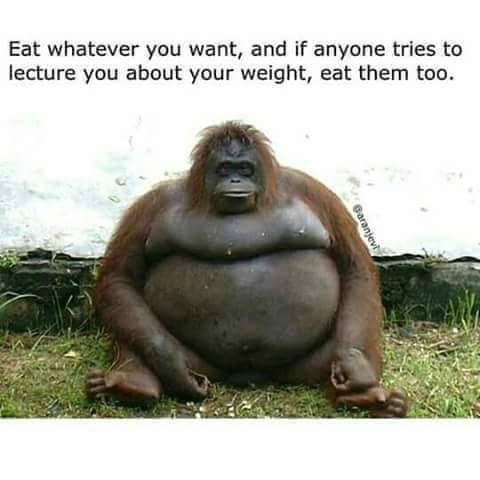
#> input picture ie.murph.images/spudy.jpg, 480 x 480 px
$ python Pillow.py
#> lines starting #> are read from the running program, lines starting #| are printed output that depends on the picture
__author__ = 'Paul'
from PIL import Image

class UsingPillow(object):

    def open_image(self, picture):
#> called with picture = 'spudy.jpg'
        return Image.open(picture)
#> returned value is the input picture: PIL image 480x480 RGB; mean R, G, B 174.1, 174.3, 163.6

    def size_of_image(self, picture):
        print(picture.size)

    def format_of_image(self, picture):
        print(picture.format)

    def show_image(self, picture):
        picture.show()

    def crop_image(self, picture, over_one, down_one, over_two, down_two):
#> called with over_one = 100, down_one = 100, over_two = 300, down_two = 375
        test_area = (100, 100, 300, 375) #100 over and 100 down, 300 over and 375 down
        area = (over_one, down_one, over_two, down_two)
        return picture.crop(area)
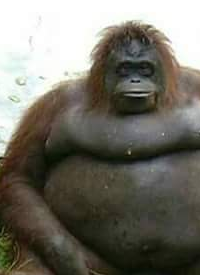
#> returned value: PIL image 200x275 RGB; mean R, G, B 115.1, 112.5, 102.5


#TUTORIAL 43 - Cropping an image
x = UsingPillow()
image = x.open_image("spudy.jpg")
x.show_image(image)
cropped_image_1 = x.crop_image(image, 100, 100, 300, 375)
x.show_image(cropped_image_1)

#TUTORIAL 44 - Cropping and Putting two images together
image_1 = x.open_image("spudy.jpg")
image_2 = x.open_image("me.jpg")
#> call 3 of open_image, with picture = 'me.jpg'
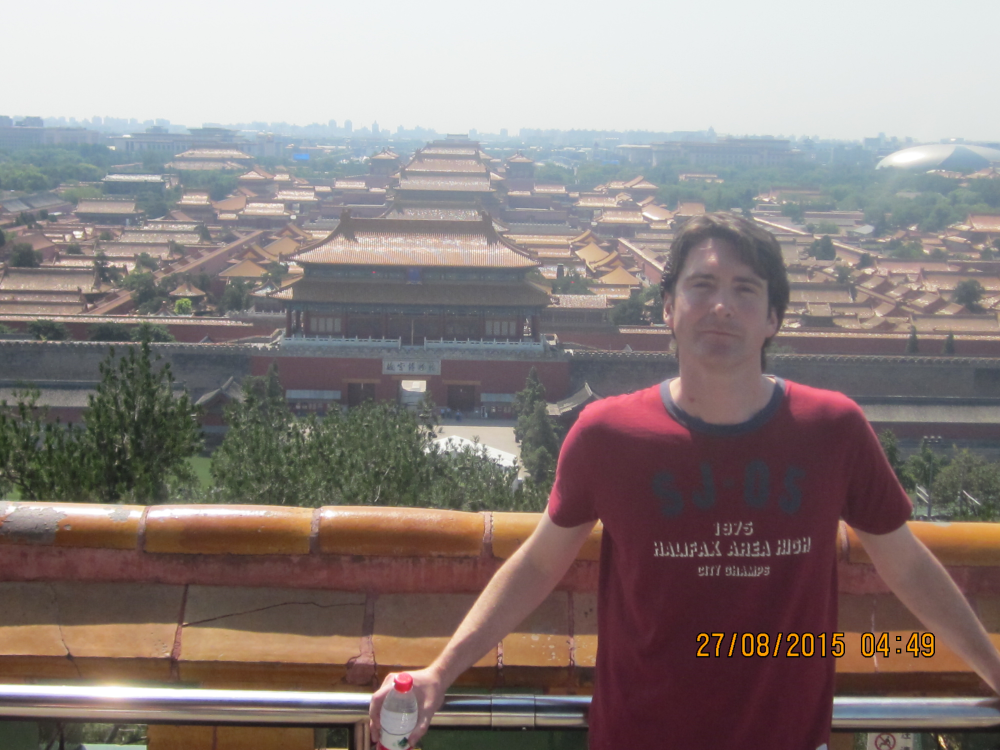
#> input picture ie.murph.images/me.JPG, 4000 x 3000 px, found by its file name (shown at 1/4 size)
#> in open_image, returned value is the input picture: PIL image 4000x3000 RGB; mean R, G, B 139, 127.5, 125.3
image_3 = x.open_image("ismise.jpg")
#> call 4 of open_image, with picture = 'ismise.jpg'
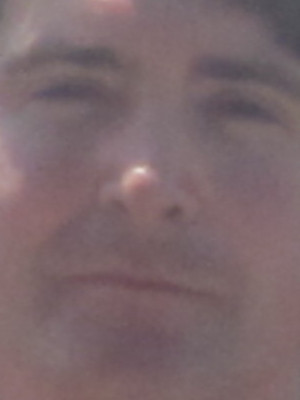
#> input picture ie.murph.images/ismise.jpg, 300 x 400 px
#> in open_image, returned value is the input picture: PIL image 300x400 RGB; mean R, G, B 123.5, 103.2, 107.1

area = (160, 220, 300, 375)
area_to_crop = (100,200,300,200)

cropped_image_2 = x.crop_image(image_3, *area)
#> call 2 of crop_image, with over_one = 160, down_one = 220, over_two = 300, down_two = 375
#> in crop_image (call 2), `return picture.crop(area)`:
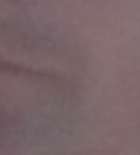
#> returned value: PIL image 140x155 RGB; mean R, G, B 122.8, 101.4, 104.3
#cropped_image_3 = x.crop_image(image_2, *area_to_crop)

image_1.paste(cropped_image_2, area)
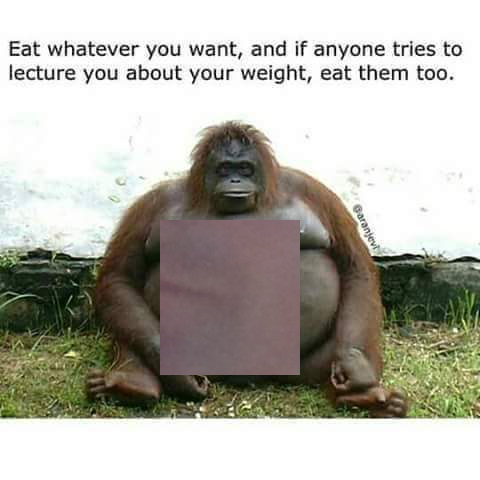
#> image_1: PIL image 480x480 RGB; mean R, G, B 179.7, 177.9, 168.5
x.show_image(image_1)
#x.show_image(cropped_image_2)
#x.show_image(cropped_image_3)

# x.size_of_image(image_3)
